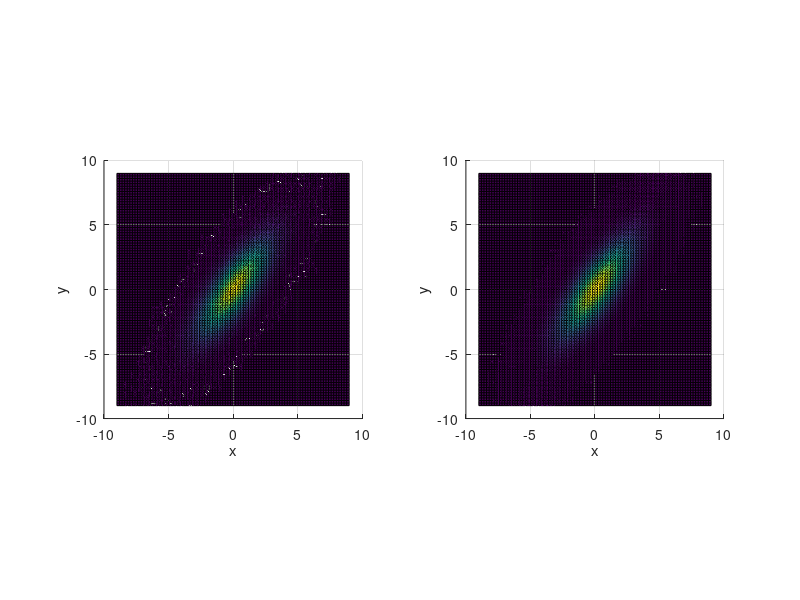
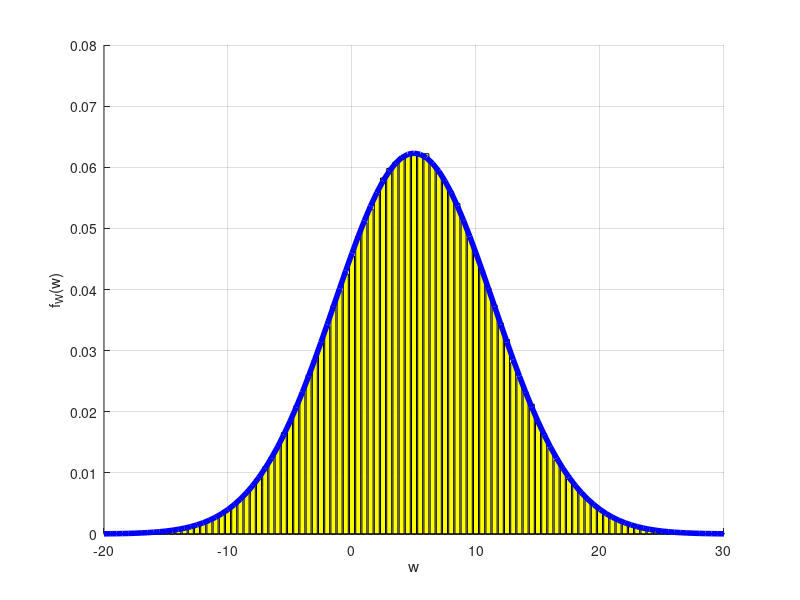
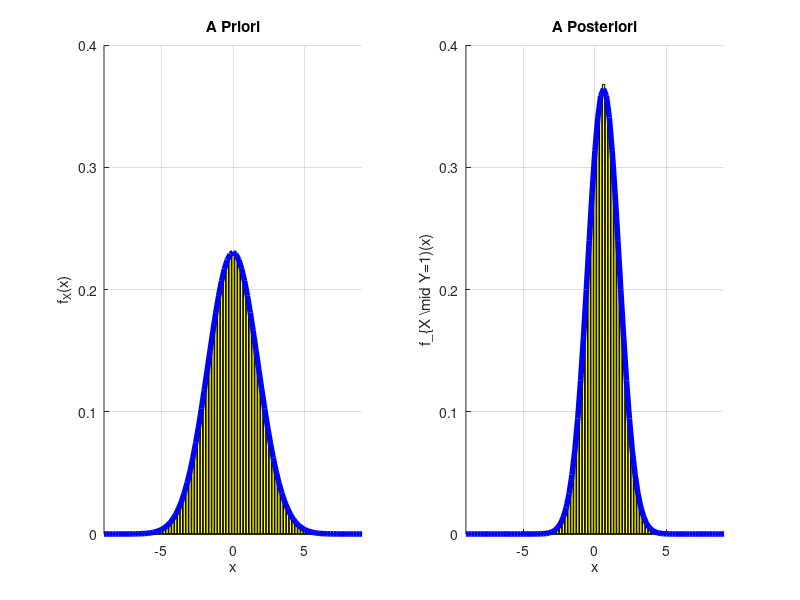

The MATLAB source for these figures, in order:
clear all; close all; clc;
pkg load statistics;

N = 1000000;  % Número de realizações

mu = [0; 0; 0];  % Vetor média
C = [3 3 0; 3 5 0; 0 0 6];  % Matriz covariância

vetX = mvnrnd(mu, C, N);
X = vetX(:, 1)';
Y = vetX(:, 2)';
Z = vetX(:, 3)';

% (a) Apenas f_{X,Y}

dx = 0.2; x = -9 : dx : 9;
dy = 0.2; y = -9 : dy : 9;
[xx, yy] = meshgrid(x, y);

pdfXY_sim = hist3([X' Y'], {x, y})' / (N * dx * dy);
pdfXY_teo = 1 / sqrt((2*pi)^2 * 6) * exp(-0.5 * (5*xx.^2 - 6*xx.*yy + 3*yy.^2)/6);

figure;
subplot(1, 2, 1); hold on; grid on; axis square;
surf(xx, yy, pdfXY_sim);
xlabel('x'); ylabel('y'); zlabel('f_{X,Y}(x,y)');
subplot(1, 2, 2); hold on; grid on; axis square;
surf(xx, yy, pdfXY_teo);
xlabel('x'); ylabel('y'); zlabel('f_{X,Y}(x,y)');

% (b)

dw = 0.5; w = -20 : dw : 30;
W = X + 2*Y - Z + 5;

pdfW_sim = hist(W, w) / (N * dw);
pdfW_teo = 1 / sqrt(2*pi*41) * exp(-(w - 5).^2 / (2*41));

figure; hold on; grid on;
bar(w, pdfW_sim, 'y');
plot(w, pdfW_teo, 'b', 'LineWidth', 4);
xlabel('w'); ylabel('f_W(w)');
xlim([-20, 30])

% (c)

pdfX_sim = hist(X, x) / (N * dx);
pdfX_teo = 1 / sqrt(2*pi*3) * exp(-x.^2 / (2*3));

Xcond = X(0.9 < Y & Y < 1.1);
pdfXcond_sim = hist(Xcond, x) / (length(Xcond) * dx);
pdfXcond_teo =  1 / sqrt(2*pi*1.2) * exp(-(x - 0.6).^2 / (2*1.2));

figure;
subplot(1, 2, 1); hold on; grid on;
bar(x, pdfX_sim, 'y');
plot(x, pdfX_teo, 'b', 'LineWidth', 4);
xlim([-9 9]); ylim([0, 0.4]);
xlabel('x'); ylabel('f_X(x)');
title('A Priori');
ylim([0,0.4]);
subplot(1, 2, 2); hold on; grid on;
bar(x, pdfXcond_sim, 'y');
plot(x, pdfXcond_teo, 'b', 'LineWidth', 4);
xlim([-9 9]); ylim([0, 0.4]);
xlabel('x'); ylabel('f_{X \mid Y=1)(x)');
title('A Posteriori');
ylim([0,0.4]);

% (d)

Xcond = X(2.9 < Z & Z < 3.1);
Pr_d_sim = mean(0 <= Xcond & Xcond <= 1)
Pr_d_teo = normcdf(1 / sqrt(3)) - normcdf(0)